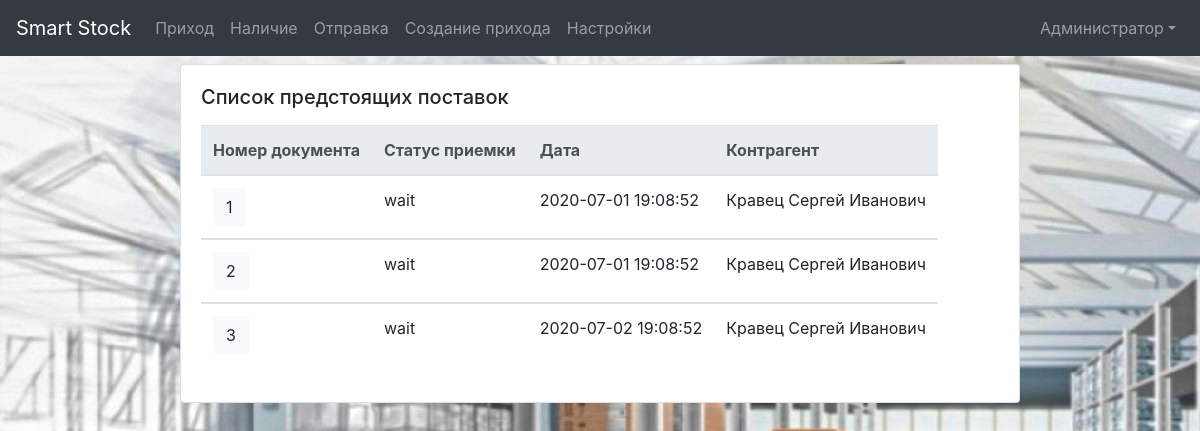
Page /getOrders.php (signed in) on the committed database.
### tables this page shows
CREATE TABLE `users` (
  `id` int(11) NOT NULL,
  `login` varchar(255) NOT NULL,
  `password` varchar(255) NOT NULL,
  `lastname` text NOT NULL
);

CREATE TABLE `get_products` (
  `newid` int(10) UNSIGNED NOT NULL,
  `order_id` int(11) NOT NULL,
  `status` varchar(20) NOT NULL,
  `product_id` int(11) NOT NULL,
  `name` varchar(255) NOT NULL,
  `size` varchar(1) NOT NULL,
  `prod_count` int(11) NOT NULL,
  `date` datetime NOT NULL,
  `manag_name` varchar(50) NOT NULL,
  `info` text NOT NULL
);

### modules/getOrdersList.php (the view, shortened to what this page needs)
<?php
	include $_SERVER['DOCUMENT_ROOT'] . '/configs/db.php';
$sql = "SELECT * FROM get_products WHERE status='wait'";
if( !($result = $connect->query($sql) ) ){
	var_dump("Ошибка исполнения запроса в БД (getOrderList 1)");
	die();
}
$dontRepeat = 0;
	while ($products = mysqli_fetch_assoc($result)) {
		if($dontRepeat != $products['order_id']){
			echo "<tbody>";
			    echo "<tr>";
					echo "<td><a class='btn btn-light' href='http://smart-stock.local/getProducts.php?orderId=" . $products['order_id']	 . "'>" . $products['order_id'] . "</a></td>";
					echo "<td>" . $products['status'] . "</td>";
				    echo "<td>" . $products['date'] . "</td>";
				    echo "<td>" . $products['manag_name'] . "</td>";
				echo "</tr>";
			echo "</tbody>";
		}
		$dontRepeat = $products['order_id'];
	}
?>

### blockSite/header.php (shortened to what this page needs)
<!DOCTYPE html>
<html>
<head>
  <link rel="stylesheet" href="/assets/css/bootstrap.min.css">
  <link rel="stylesheet" href="/assets/css/my.css">
</head>
<body>
  <nav class="navbar navbar-expand-lg navbar-dark bg-dark">
  <a class="navbar-brand" href="/">Smart Stock</a>
  <div class="collapse navbar-collapse" id="navbarSupportedContent">
    <ul class="navbar-nav mr-auto">
      <?php
      if(isset($_COOKIE["user_id"])) {
        $sql = "SELECT * FROM users WHERE id=" . $_COOKIE["user_id"];
        $result = mysqli_query($connect, $sql);
        $user = mysqli_fetch_assoc($result);
        ?>
        <li class="nav-item my-lg-0">
          <a class="nav-link" href="/getOrders.php">Приход</a>
        </li>
        <li class="nav-item my-lg-0">
          <a class="nav-link" href="/stock.php">Наличие</a>
        </li>
        <li class="nav-item my-lg-0">
          <a class="nav-link" href="/waitCollectDoc.php">Отправка</a>
        </li>
        <?php
        if ($_COOKIE["user_id"]==1){
        ?>
        <li class="nav-item my-lg-0">
          <a class="nav-link" href="/create_orders.php">Создание прихода</a>
        </li>
        <li class="nav-item my-lg-0">
          <a class="nav-link" href="/settings.php">Настройки</a>
        </li>
        <?php
        }
        ?>
    </ul>
    <ul class="navbar-nav">
      <li class="nav-item dropdown">
        <a class="nav-link dropdown-toggle" href="#" id="navbarDropdown" role="button" data-toggle="dropdown" aria-haspopup="true" aria-expanded="false"><?php echo $user["lastname"]; ?></a>
      </li>
    </ul>
        <?php
      }
      ?>
  </div>
</nav>

### assets/css/my.css (style rules this page uses)
body { background-image: url(../img/455bd824f6049c327f1fc038ec66642a-1240x620.jpg); width: 100%; height: 100%; }

### rows in the picture
users: lastname "Администратор"
get_products: order "1", status "wait", date "2020-07-01 19:08:52", manag_name "Кравец Сергей Иванович"
get_products: order "2", status "wait", date "2020-07-01 19:08:52", manag_name "Кравец Сергей Иванович"
get_products: order "3", status "wait", date "2020-07-02 19:08:52", manag_name "Кравец Сергей Иванович"
